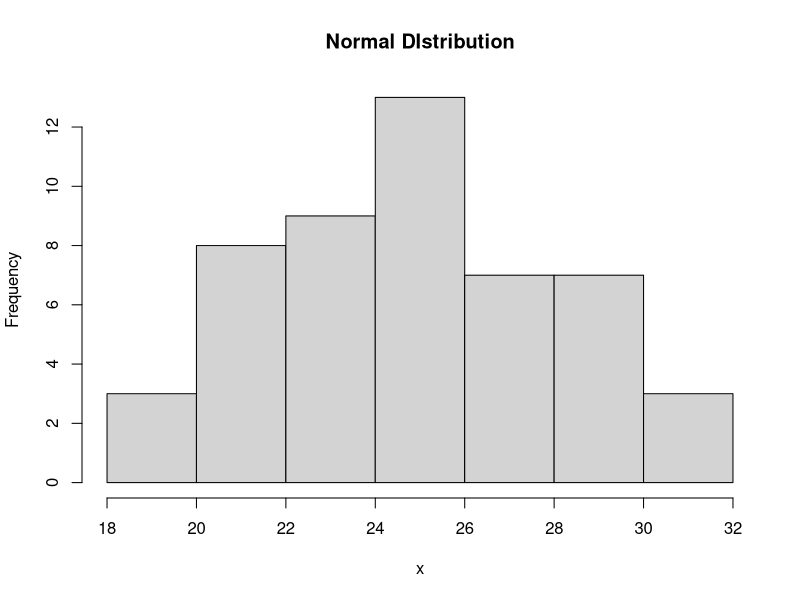
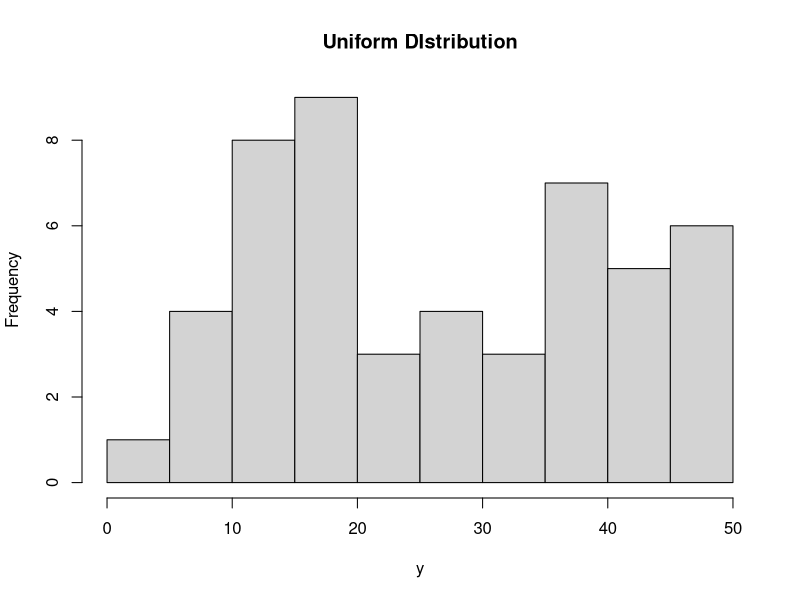
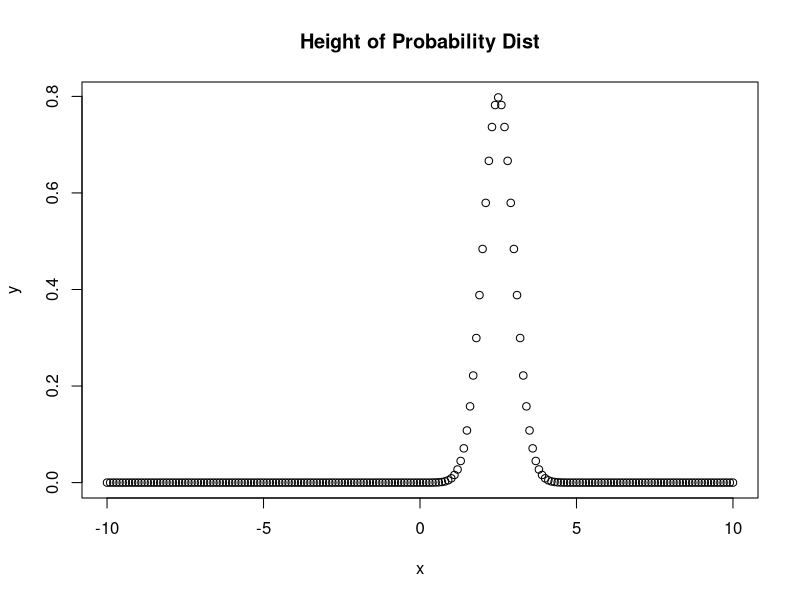
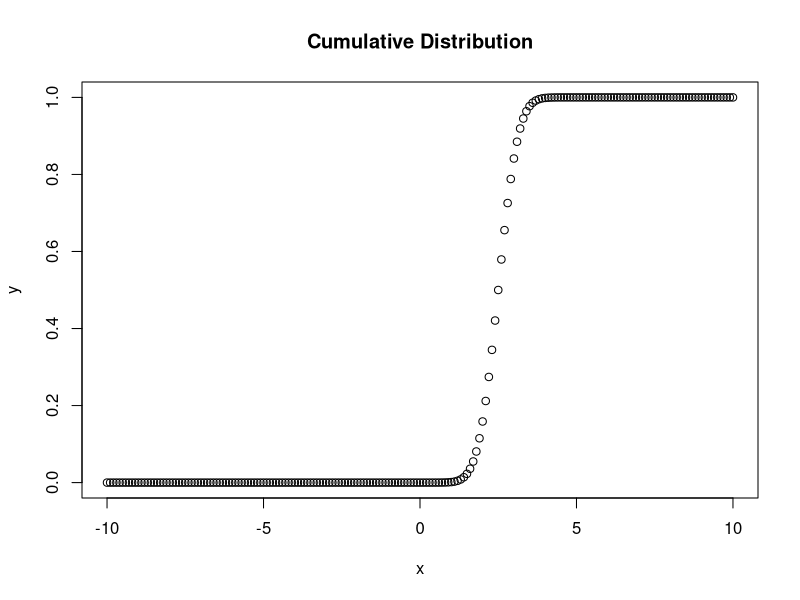
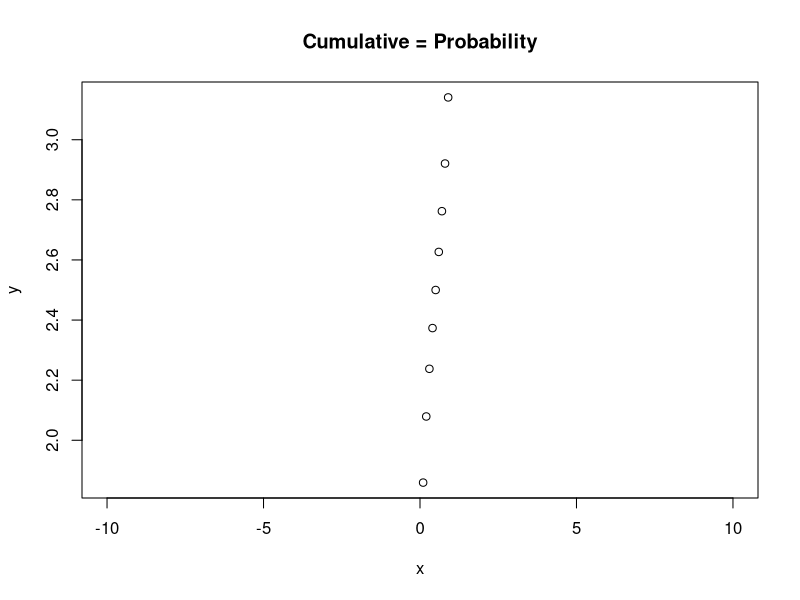

Source code (R) for these figures, in order:
# Create a sample of 50 numbers which are normally distributed.
normalVector <- 1:1000
observations <- sample(normalVector, 50);
y <- runif(observations, min=2, max=49)    # define the range between 2 and 49
x <- rnorm(observations, mean=25, sd=3)    # provide our own mean and standard deviation

hist(x, main = "Normal DIstribution")
hist(y, main = "Uniform DIstribution")

# Create a sequence of numbers between -10 and 10 increment by 0.1.
x <- seq(-10, 10, by = .1)

# Choose the mean as 2.5 and standard deviation as 0.5.
y <- dnorm(x, mean = 2.5, sd = 0.5) # Gives height of the probability distribution
plot(x, y, main = "Height of Probability Dist")
y <- pnorm(x, mean = 2.5, sd = 0.5) # Gives the probability of a normally distributed random number to be less that the value of a given number. It is also called "Cumulative Distribution Function"
plot(x, y, main = "Cumulative Distribution")
y <- qnorm(x, mean = 2.5, sd = 0.5) # Gives a number whose cumulative value matches the probability value
plot(x, y, main = "Cumulative = Probability")

